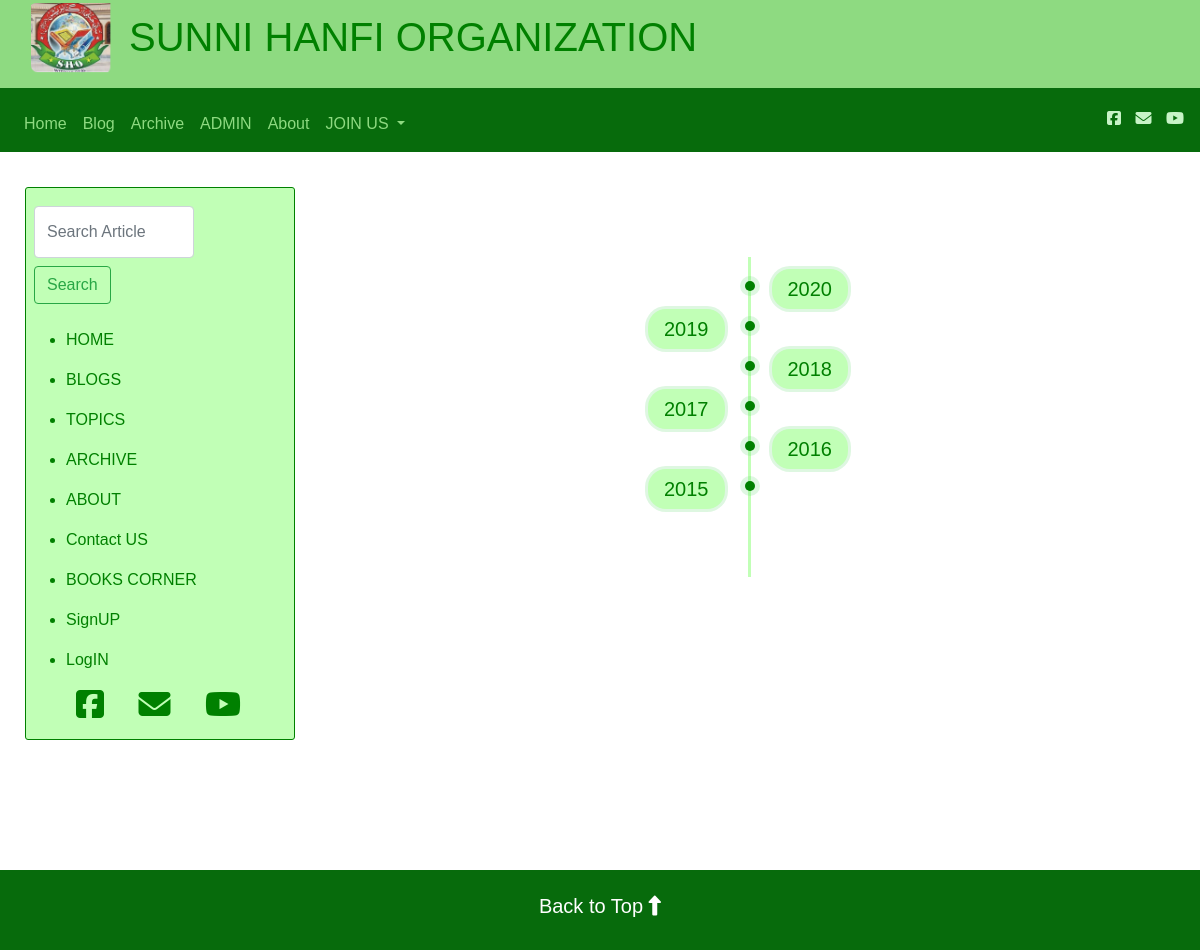
Page /archive/ on the committed database.
### blog/models.py (models this page shows, shortened)
class Post(models.Model):
    MONTHLY_CHOICES = (
        ('JAN', 'JAN',),
        ('FEB', 'FEB',),
        ('MAR', 'MAR',),
        ('APR', 'APR',),
        ('MAY', 'MAY',),
        ('JUN', 'JUN',),
        ('JUL', 'JUL',),
        ('AUG', 'AUG',),
        ('SEPT', 'SEPT',),
        ('OCT', 'OCT',),
        ('NOV', 'NOV',),
        ('DEC', 'DEC',),
    )
    YEARLY_CHOICES = (
        ('2014', '2014',),
        ('2015', '2015',),
        ('2016', '2016',),
        ('2017', '2017',),
        ('2018', '2018',),
        ('2019', '2019',),
        ('2020', '2020',),
        ('2021', '2021',),
        ('2022', '2022',),
        ('2023', '2023',),
        ('2024', '2024',),
        ('2025', '2025',),
        ('2026', '2026',),
        ('2027', '2027',),
        ('2028', '2028',),
        ('2029', '2029',),
        ('2030', '2030',),
        ('2031', '2031',),
        ('2032', '2032',),
        ('2033', '2033',),
        ('2034', '2034',),
        ('2035', '2035',),
        ('2036', '2036',),
        ('2037', '2037',),
        ('2038', '2038',),
        ('2039', '2039',),
        ('2040', '2040',),
    )
    sno = models.AutoField(primary_key=True)
    title = models.CharField(max_length=255)
    author = models.CharField(max_length=100)
    brief = models.TextField(max_length=480,null=True)
    content = models.TextField()
    slug = models.CharField(max_length=130)
    views = models.IntegerField(default=0)
    topicsub = models.ForeignKey(Topic, blank=True, null=True, on_delete=models.CASCADE)
    rewrite_topicsub = models.CharField('Rewrite Topicsub (same as above) exactly {very compulsory} else this will not appear with "Topic section"',max_length=255,null=True,blank=True)
    timeStamp = models.DateTimeField(auto_now_add=True)
    monthly = models.CharField(
        choices=MONTHLY_CHOICES,
        max_length=20,
        null=True
    )
    yearly= models.CharField(
        choices=YEARLY_CHOICES,
        max_length=30,
        null=True,
    )

### home/views.py (the view)
def archive(request):
    all_post = Post.objects.all()
    y = {"JAN":1 , "FEB" :2, "MAR":3, "APR":4, "MAY":5, "JUN":6, "JUL":7, "AUG":8, "SEPT":9,'OCT':10,'NOV':11,'DEC':12}
    dic = {}
    for post in all_post:
        monthPosted = post.monthly
        yearPosted = post.yearly
        if yearPosted in dic:
            if monthPosted not in dic[yearPosted]:
                dic[yearPosted].append(monthPosted)
                if len(dic[yearPosted]) > 1:
                    B = sorted(dic[yearPosted] , key= lambda x: y.get(x))
                    dic[yearPosted] = B
        else:
            dic[yearPosted] = [monthPosted]
    print(dic)
    context = {"archive_page": "active",
                "dic" : dic}
    return render(request,'home/archive.html',context)

### templates/home/archive.html (shortened to what this page needs)
{% extends 'base.html' %}
{% block body %}
<div class="row" style="height: auto !important; margin-right: 10px; margin-left: 10px; margin-top: 10px;">
  <div id="sidebar" style="height: auto !important;" itemscope="itemscope" itemtype="http://schema.org/WPSideBar"
    style="height: auto !important;">
    <div class="slidebar ty-trigger section" id="slidebar" style="height: auto !important;">
      <div class="widget LinkList" data-version="1" id="LinkList1">
        <h2 style="color: #556B2F; padding:5px;">
        </h2>
        <div class="widget-content">
          <div id="srch1">
            <form method="get" style="    margin-left: 0.5rem!important;" action="/search" class="form-inline my-2 my-lg-0 mx-3">
            <input class="form-control mr-sm-1" type="search" placeholder="Search Article" aria-label="Search" name="query"
                id="query" style="width:55%">
            <button class="btn btn-outline-success my-2 mr-sm-1" type="submit">Search</button>
            </form>
        </div>
          <ul style="color: green;">
            <li><a href="/">
                <p style=" color: green;">
                  <p style=" color: green;">HOME</p>
                </p>
              </a></li>
            <li><a href="/blog" style="color: green;">
                <p>
                  <p style=" color: green;">BLOGS</p>
                </p>
              </a></li>
            <li><a href="/#topic" style="color: green;">
                <p>
                  <p style=" color: green;">TOPICS</p>
                </p>
              </a></li>
            <li><a href="/archive" style="color: green;">
                <p>
                  <p style=" color: green;">ARCHIVE</p>
                </p>
              </a></li>
            <li><a href="/about" style="color: green;">
                <p>
                  <p style=" color: green;">ABOUT</p>
                </p>
              </a></li>
            <li><a href="/contact" style="color: green;">
                <p>
                  <p style=" color: green;">Contact US</p>
                </p>
              </a></li>
            <li><a href="/books" style="color: green;">
                <p>
                  <p style=" color: green;">BOOKS CORNER</p>
                </p>
              </a></li>
            {% if not user.is_authenticated %}
            <li>
              <a class="dropdown-item" data-toggle="modal" data-target="#signUPModal"
                style="color: green; width:70%; padding: 0px; cursor: pointer;">
                <p>
                  <p style=" color: green;">SignUP</p>
                </p>
              </a>
            </li>
            {% endif %}
            {% if not user.is_authenticated %}
            <li>
              <a class="dropdown-item" data-toggle="modal" data-target="#loginModal"
                style="color: green; width:70%; padding: 0px; cursor: pointer;">
                <p>
                  <p style=" color: green;">LogIN</p>
                </p>
              </a>
            </li>
            {% endif %}
            <div>
              <a style="color: green; padding-left: 10px; padding-right: 20px;"
                href="https://www.facebook.com/SunniHanfiOrganisationMumbai/"><i
                  class="fab fa-facebook-square fa-2x"></i></a>
              <a style="color: green; padding-left: 10px; padding-right: 20px;"
                href="mailto: imran.shaikh16230@gmail.com" title="email"><i class="fas fa-envelope fa-2x"></i></a>
              <a style="color:green; padding-left: 10px;padding-right:20px;"
                href="https://www.youtube.com/user/786SHO/videos" title="youtube"><i class="fa fa-youtube-play fa-2x"
                  aria-hidden="true"></i>
              </a>
            </div>
          </ul>
        </div>
      </div>
    </div>
  </div>
  <div class="container" style=" margin-bottom: 200px;" id="wrapper">
    <div class="timeline">
      <ul>
        {% for year, allmonth in dic.items %}
        <li>
          <div class="time121" id="time{{year}}">
            <h4>{{year}}</h4>
          </div>
        </li>
        {% endfor %}
      </ul>
    </div>
  </div>
</div>
{% endblock body %}

### templates/home/archive.html (style rules this page uses)
.time121 { cursor: pointer; }
body { margin: 0; padding: 0; font-family: 'Gill Sans', 'Gill Sans MT', Calibri, 'Trebuchet MS', sans-serif; }
.timeline { position: relative; margin: 50px auto; width: auto; padding: 40px 0; box-sizing: border-box; }
.timeline:before { content: ''; position: absolute; left: 50%; width: 3px; height: 100%; background: rgb(193, 255, 182); }
.timeline ul { margin: 0; padding: 0; }
.timeline ul li { list-style: none; position: relative; width: 50%; padding: 20px 40px; box-sizing: border-box; }
.timeline ul li:nth-child(odd) { float: left; text-align: right; clear: both; }
.timeline ul li:nth-child(even) { float: right; text-align: left; clear: both; }
.timeline ul li:nth-child(odd):before { content: ''; position: absolute; top: 24px; right: -7px; width: 10px; height: 10px; background: green; border-radius: 50%; box-shadow: 0 0 0 5px rgba(91, 216, 107, 0.2); }
.timeline ul li:nth-child(even):before { content: ''; position: absolute; top: 24px; left: -3px; width: 10px; height: 10px; background: green; border-radius: 50%; box-shadow: 0 0 0 5px rgba(91, 216, 107, 0.2); }
.timeline ul li .time121 h4 { margin: 0px 0 0; padding: 0px; font-size: 20px; }
.timeline ul li:nth-child(odd) .time121 { position: absolute; top: 12px; right: -100px; margin: 0; padding: 8px 16px; background-color: rgb(193, 255, 182); color: green; border-radius: 18px; box-shadow: 0 0 0 3px rgba(91, 216, 107, 0.2); }
.timeline ul li:nth-child(even) .time121 { position: absolute; top: 12px; left: -100px; margin: 0; padding: 8px 16px; background-color: rgb(193, 255, 182); color: green; border-radius: 18px; box-shadow: 0 0 0 3px rgba(91, 216, 107, 0.2); }
@media only screen and (min-width: 1000px) { #wrapper, #sidebar { float: none; clear: both; margin: 0; } }
@media only screen and (min-width: 1100px) { #sidebar { padding-top: 20px; width: 30%; float: right; margin-right: 20px; margin-bottom: 130px; } }
@media only screen and (min-width: 1200px) and (max-width: 1299px) { #wrapper { max-width: 850px; } }
@media only screen and (min-width: 1200px) and (max-width: 1299px) { #sidebar { max-width: 270px; } }
@media only screen and (min-width: 1005px) { #wrapper { padding: 0px; width: 70%; float: left; } }
@media only screen and (min-width: 1100px) { #sidebar { padding-top: 25px; padding-right: 3px; padding-left: 15px; width: 30%; float: right; } }
@media only screen and (min-width: 250px) { #LinkList1 { border: 0.6px solid green; border-radius: 3px; background-color: rgb(193, 255, 182); } }
@media only screen and (min-width: 300px) { #wrapper { padding: 5px; } }
@media only screen and (min-width: 300px) { #wrapper { width: 98%; } }
#wrapper { float: left; }

### templates/base.html (style rules this page uses)
.form-control { width: 97%; }
* { font-family: 'Gill Sans', 'Gill Sans MT', Calibri, 'Trebuchet MS', sans-serif; }

### rows in the picture
Post: dic "2020"
Post: dic "2019"
Post: dic "2018"
Post: dic "2017"
Post: dic "2016"
Post: dic "2015"
